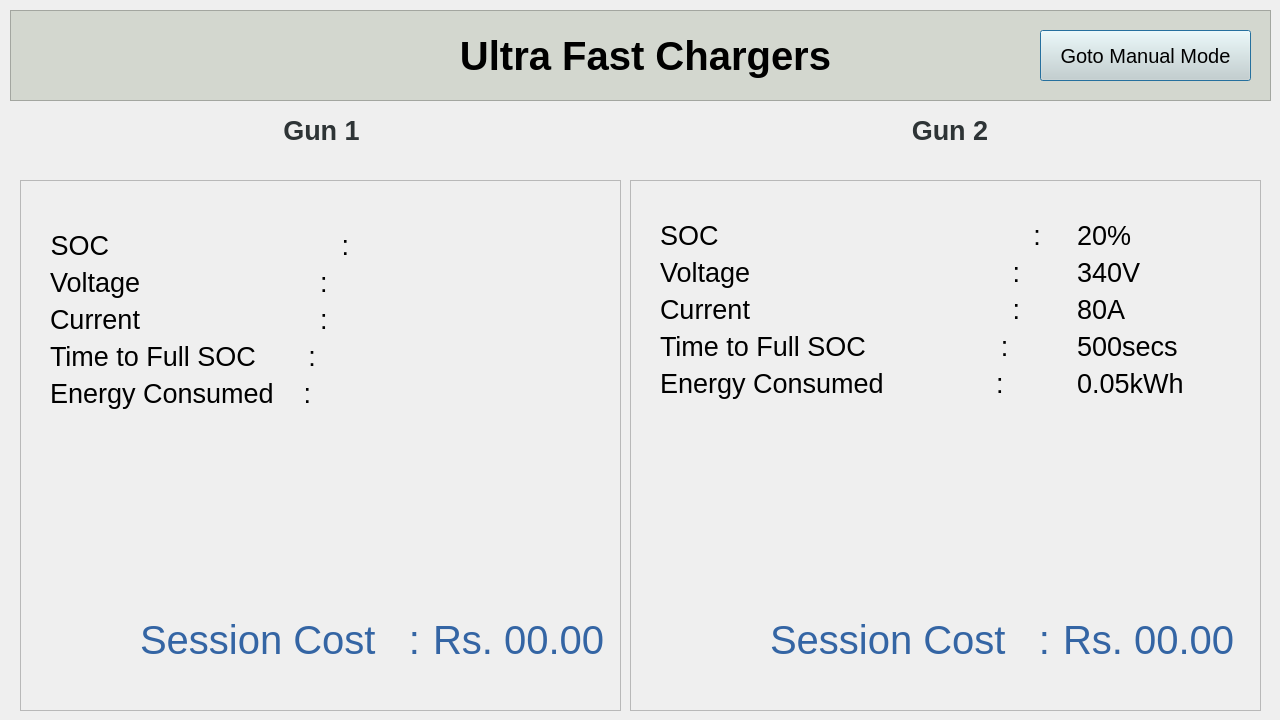
<?xml version="1.0" encoding="UTF-8"?>
<ui version="4.0">
 <class>Dialog</class>
 <widget class="QDialog" name="Dialog">
  <property name="geometry">
   <rect>
    <x>0</x>
    <y>0</y>
    <width>1280</width>
    <height>720</height>
   </rect>
  </property>
  <property name="windowTitle">
   <string>Dialog</string>
  </property>
  <property name="styleSheet">
   <string notr="true"/>
  </property>
  <widget class="QFrame" name="frame">
   <property name="geometry">
    <rect>
     <x>10</x>
     <y>10</y>
     <width>1261</width>
     <height>91</height>
    </rect>
   </property>
   <property name="styleSheet">
    <string notr="true">background-color:  rgb(211, 215, 207)
</string>
   </property>
   <property name="frameShape">
    <enum>QFrame::StyledPanel</enum>
   </property>
   <property name="frameShadow">
    <enum>QFrame::Raised</enum>
   </property>
   <widget class="QLabel" name="label">
    <property name="geometry">
     <rect>
      <x>20</x>
      <y>20</y>
      <width>1231</width>
      <height>51</height>
     </rect>
    </property>
    <property name="font">
     <font>
      <pointsize>30</pointsize>
      <bold>true</bold>
     </font>
    </property>
    <property name="styleSheet">
     <string notr="true">color:rgb(0, 0, 0)</string>
    </property>
    <property name="text">
     <string>Ultra Fast Chargers</string>
    </property>
    <property name="alignment">
     <set>Qt::AlignCenter</set>
    </property>
   </widget>
   <widget class="QPushButton" name="btn_manual">
    <property name="geometry">
     <rect>
      <x>1030</x>
      <y>20</y>
      <width>211</width>
      <height>51</height>
     </rect>
    </property>
    <property name="font">
     <font>
      <pointsize>15</pointsize>
     </font>
    </property>
    <property name="text">
     <string>Goto Manual Mode</string>
    </property>
   </widget>
  </widget>
  <widget class="QWidget" name="horizontalLayoutWidget">
   <property name="geometry">
    <rect>
     <x>10</x>
     <y>110</y>
     <width>1251</width>
     <height>41</height>
    </rect>
   </property>
   <layout class="QHBoxLayout" name="horizontalLayout">
    <item>
     <widget class="QLabel" name="label_2">
      <property name="font">
       <font>
        <pointsize>20</pointsize>
        <bold>true</bold>
       </font>
      </property>
      <property name="styleSheet">
       <string notr="true">color: rgb(46, 52, 54)</string>
      </property>
      <property name="text">
       <string>Gun 1</string>
      </property>
      <property name="alignment">
       <set>Qt::AlignCenter</set>
      </property>
     </widget>
    </item>
    <item>
     <widget class="QLabel" name="label_3">
      <property name="font">
       <font>
        <pointsize>20</pointsize>
        <bold>true</bold>
       </font>
      </property>
      <property name="styleSheet">
       <string notr="true">color: rgb(46, 52, 54)</string>
      </property>
      <property name="text">
       <string>Gun 2</string>
      </property>
      <property name="alignment">
       <set>Qt::AlignCenter</set>
      </property>
     </widget>
    </item>
   </layout>
  </widget>
  <widget class="QStackedWidget" name="stackedWidget_2">
   <property name="geometry">
    <rect>
     <x>640</x>
     <y>200</y>
     <width>611</width>
     <height>481</height>
    </rect>
   </property>
   <property name="styleSheet">
    <string notr="true"/>
   </property>
   <property name="currentIndex">
    <number>3</number>
   </property>
   <widget class="QWidget" name="page_4">
    <widget class="QLabel" name="label_12">
     <property name="geometry">
      <rect>
       <x>70</x>
       <y>200</y>
       <width>501</width>
       <height>61</height>
      </rect>
     </property>
     <property name="styleSheet">
      <string notr="true">color: rgb(78, 154, 6);
font: 700 11pt &quot;Ubuntu Condensed&quot;;
font-size: 40px;</string>
     </property>
     <property name="text">
      <string>No Network, Try Other Stations</string>
     </property>
    </widget>
   </widget>
   <widget class="QWidget" name="page_8">
    <widget class="QLabel" name="label_7">
     <property name="geometry">
      <rect>
       <x>0</x>
       <y>-10</y>
       <width>601</width>
       <height>491</height>
      </rect>
     </property>
     <property name="font">
      <font>
       <pointsize>40</pointsize>
      </font>
     </property>
     <property name="styleSheet">
      <string notr="true"/>
     </property>
     <property name="text">
      <string/>
     </property>
     <property name="alignment">
      <set>Qt::AlignCenter</set>
     </property>
    </widget>
    <widget class="QLabel" name="label_11">
     <property name="geometry">
      <rect>
       <x>0</x>
       <y>420</y>
       <width>611</width>
       <height>53</height>
      </rect>
     </property>
     <property name="font">
      <font>
       <pointsize>35</pointsize>
      </font>
     </property>
     <property name="text">
      <string>CCS2</string>
     </property>
     <property name="alignment">
      <set>Qt::AlignCenter</set>
     </property>
    </widget>
   </widget>
   <widget class="QWidget" name="page_9">
    <widget class="QLabel" name="auth_status_2">
     <property name="geometry">
      <rect>
       <x>70</x>
       <y>40</y>
       <width>501</width>
       <height>81</height>
      </rect>
     </property>
     <property name="font">
      <font>
       <pointsize>35</pointsize>
      </font>
     </property>
     <property name="styleSheet">
      <string notr="true">color: rgb(0, 0, 0)</string>
     </property>
     <property name="text">
      <string>Please Wait ...</string>
     </property>
     <property name="alignment">
      <set>Qt::AlignCenter</set>
     </property>
    </widget>
    <widget class="QLabel" name="connect_stat_2">
     <property name="geometry">
      <rect>
       <x>60</x>
       <y>260</y>
       <width>501</width>
       <height>81</height>
      </rect>
     </property>
     <property name="font">
      <font>
       <pointsize>30</pointsize>
      </font>
     </property>
     <property name="styleSheet">
      <string notr="true">color: rgb(0, 0, 0)</string>
     </property>
     <property name="text">
      <string/>
     </property>
     <property name="alignment">
      <set>Qt::AlignCenter</set>
     </property>
    </widget>
   </widget>
   <widget class="QWidget" name="page">
    <widget class="QWidget" name="formLayoutWidget_3">
     <property name="geometry">
      <rect>
       <x>20</x>
       <y>20</y>
       <width>571</width>
       <height>231</height>
      </rect>
     </property>
     <layout class="QFormLayout" name="formLayout_3">
      <item row="0" column="0">
       <widget class="QLabel" name="soc_g1_3">
        <property name="font">
         <font>
          <pointsize>20</pointsize>
         </font>
        </property>
        <property name="text">
         <string>SOC                                          :</string>
        </property>
       </widget>
      </item>
      <item row="0" column="1">
       <widget class="QLabel" name="soc_val_g1_3">
        <property name="font">
         <font>
          <pointsize>20</pointsize>
         </font>
        </property>
        <property name="text">
         <string>    20%</string>
        </property>
       </widget>
      </item>
      <item row="1" column="0">
       <widget class="QLabel" name="voltage_g1_3">
        <property name="font">
         <font>
          <pointsize>20</pointsize>
         </font>
        </property>
        <property name="text">
         <string>Voltage                                   :</string>
        </property>
       </widget>
      </item>
      <item row="1" column="1">
       <widget class="QLabel" name="voltage_val_g1_3">
        <property name="font">
         <font>
          <pointsize>20</pointsize>
         </font>
        </property>
        <property name="text">
         <string>    340V</string>
        </property>
       </widget>
      </item>
      <item row="2" column="0">
       <widget class="QLabel" name="current_g1_3">
        <property name="font">
         <font>
          <pointsize>20</pointsize>
         </font>
        </property>
        <property name="text">
         <string>Current                                   :</string>
        </property>
       </widget>
      </item>
      <item row="2" column="1">
       <widget class="QLabel" name="current_val_g1_3">
        <property name="font">
         <font>
          <pointsize>20</pointsize>
         </font>
        </property>
        <property name="text">
         <string>    80A</string>
        </property>
       </widget>
      </item>
      <item row="3" column="0">
       <widget class="QLabel" name="Time_t_F_soc_g1_3">
        <property name="font">
         <font>
          <pointsize>20</pointsize>
         </font>
        </property>
        <property name="text">
         <string>Time to Full SOC                  :</string>
        </property>
       </widget>
      </item>
      <item row="3" column="1">
       <widget class="QLabel" name="time_t_f_soc_val_g1_3">
        <property name="font">
         <font>
          <pointsize>20</pointsize>
         </font>
        </property>
        <property name="text">
         <string>    500secs</string>
        </property>
       </widget>
      </item>
      <item row="4" column="0">
       <widget class="QLabel" name="energy_cons_g1_3">
        <property name="font">
         <font>
          <pointsize>20</pointsize>
         </font>
        </property>
        <property name="text">
         <string>Energy Consumed               :</string>
        </property>
       </widget>
      </item>
      <item row="4" column="1">
       <widget class="QLabel" name="energy_cons_val_g1_3">
        <property name="font">
         <font>
          <pointsize>20</pointsize>
         </font>
        </property>
        <property name="text">
         <string>    0.05kWh</string>
        </property>
       </widget>
      </item>
     </layout>
    </widget>
    <widget class="QWidget" name="horizontalLayoutWidget_6">
     <property name="geometry">
      <rect>
       <x>130</x>
       <y>400</y>
       <width>465</width>
       <height>80</height>
      </rect>
     </property>
     <layout class="QHBoxLayout" name="horizontalLayout_6">
      <item>
       <widget class="QLabel" name="session_cost_g1_3">
        <property name="styleSheet">
         <string notr="true">color: rgb(52, 101, 164);
font: 700 11pt;
font-size: 40px;</string>
        </property>
        <property name="text">
         <string>Session Cost   : </string>
        </property>
       </widget>
      </item>
      <item>
       <widget class="QLabel" name="session_cost_val_g1_3">
        <property name="styleSheet">
         <string notr="true">color: rgb(52, 101, 164);
font: 700 11pt;
font-size: 40px;</string>
        </property>
        <property name="text">
         <string>Rs. 00.00</string>
        </property>
       </widget>
      </item>
     </layout>
    </widget>
   </widget>
   <widget class="QWidget" name="page_11">
    <widget class="QLabel" name="label_13">
     <property name="geometry">
      <rect>
       <x>60</x>
       <y>200</y>
       <width>501</width>
       <height>61</height>
      </rect>
     </property>
     <property name="styleSheet">
      <string notr="true">color: rgb(204, 0, 0);
font: 700 11pt &quot;Ubuntu Condensed&quot;;
font-size: 40px;</string>
     </property>
     <property name="text">
      <string>Please Disconnect the Charger</string>
     </property>
    </widget>
   </widget>
  </widget>
  <widget class="QFrame" name="frame_2">
   <property name="geometry">
    <rect>
     <x>20</x>
     <y>180</y>
     <width>601</width>
     <height>531</height>
    </rect>
   </property>
   <property name="frameShape">
    <enum>QFrame::StyledPanel</enum>
   </property>
   <property name="frameShadow">
    <enum>QFrame::Raised</enum>
   </property>
   <widget class="QStackedWidget" name="stackedWidget_1">
    <property name="geometry">
     <rect>
      <x>10</x>
      <y>10</y>
      <width>581</width>
      <height>511</height>
     </rect>
    </property>
    <property name="styleSheet">
     <string notr="true"/>
    </property>
    <property name="currentIndex">
     <number>3</number>
    </property>
    <widget class="QWidget" name="page_3">
     <widget class="QLabel" name="label_9">
      <property name="geometry">
       <rect>
        <x>60</x>
        <y>200</y>
        <width>501</width>
        <height>61</height>
       </rect>
      </property>
      <property name="styleSheet">
       <string notr="true">color: rgb(78, 154, 6);
font: 700 11pt &quot;Ubuntu Condensed&quot;;
font-size: 40px;</string>
      </property>
      <property name="text">
       <string>No Network, Try Other Stations</string>
      </property>
     </widget>
    </widget>
    <widget class="QWidget" name="page_1">
     <widget class="QLabel" name="label_4">
      <property name="geometry">
       <rect>
        <x>10</x>
        <y>10</y>
        <width>571</width>
        <height>501</height>
       </rect>
      </property>
      <property name="font">
       <font>
        <pointsize>40</pointsize>
       </font>
      </property>
      <property name="styleSheet">
       <string notr="true">color:rgb(46, 52, 54)</string>
      </property>
      <property name="text">
       <string/>
      </property>
      <property name="alignment">
       <set>Qt::AlignCenter</set>
      </property>
     </widget>
     <widget class="QLabel" name="label_10">
      <property name="geometry">
       <rect>
        <x>-10</x>
        <y>412</y>
        <width>591</width>
        <height>81</height>
       </rect>
      </property>
      <property name="font">
       <font>
        <pointsize>35</pointsize>
       </font>
      </property>
      <property name="text">
       <string>CCS2</string>
      </property>
      <property name="alignment">
       <set>Qt::AlignCenter</set>
      </property>
     </widget>
    </widget>
    <widget class="QWidget" name="page_5">
     <widget class="QLabel" name="auth_status">
      <property name="geometry">
       <rect>
        <x>50</x>
        <y>50</y>
        <width>501</width>
        <height>81</height>
       </rect>
      </property>
      <property name="font">
       <font>
        <pointsize>30</pointsize>
       </font>
      </property>
      <property name="styleSheet">
       <string notr="true">color: rgb(0, 0, 0)</string>
      </property>
      <property name="text">
       <string>Please wait ...</string>
      </property>
      <property name="alignment">
       <set>Qt::AlignCenter</set>
      </property>
     </widget>
     <widget class="QLabel" name="connect_stat">
      <property name="geometry">
       <rect>
        <x>50</x>
        <y>260</y>
        <width>501</width>
        <height>81</height>
       </rect>
      </property>
      <property name="font">
       <font>
        <pointsize>30</pointsize>
       </font>
      </property>
      <property name="styleSheet">
       <string notr="true">color: rgb(0, 0, 0)</string>
      </property>
      <property name="text">
       <string/>
      </property>
      <property name="alignment">
       <set>Qt::AlignCenter</set>
      </property>
     </widget>
    </widget>
    <widget class="QWidget" name="page_6">
     <widget class="QWidget" name="formLayoutWidget">
      <property name="geometry">
       <rect>
        <x>20</x>
        <y>40</y>
        <width>551</width>
        <height>231</height>
       </rect>
      </property>
      <layout class="QFormLayout" name="formLayout">
       <item row="0" column="0">
        <widget class="QLabel" name="soc_g1">
         <property name="font">
          <font>
           <pointsize>20</pointsize>
          </font>
         </property>
         <property name="text">
          <string>SOC                               :</string>
         </property>
         <property name="alignment">
          <set>Qt::AlignRight|Qt::AlignTrailing|Qt::AlignVCenter</set>
         </property>
        </widget>
       </item>
       <item row="0" column="1">
        <widget class="QLabel" name="soc_val_g1">
         <property name="font">
          <font>
           <pointsize>20</pointsize>
          </font>
         </property>
         <property name="text">
          <string/>
         </property>
        </widget>
       </item>
       <item row="1" column="0">
        <widget class="QLabel" name="voltage_g1">
         <property name="font">
          <font>
           <pointsize>20</pointsize>
          </font>
         </property>
         <property name="text">
          <string>Voltage                        :</string>
         </property>
        </widget>
       </item>
       <item row="1" column="1">
        <widget class="QLabel" name="voltage_val_g1">
         <property name="font">
          <font>
           <pointsize>20</pointsize>
          </font>
         </property>
         <property name="text">
          <string/>
         </property>
        </widget>
       </item>
       <item row="2" column="0">
        <widget class="QLabel" name="current_g1">
         <property name="font">
          <font>
           <pointsize>20</pointsize>
          </font>
         </property>
         <property name="text">
          <string>Current                        :</string>
         </property>
        </widget>
       </item>
       <item row="2" column="1">
        <widget class="QLabel" name="current_val_g1">
         <property name="font">
          <font>
           <pointsize>20</pointsize>
          </font>
         </property>
         <property name="text">
          <string/>
         </property>
        </widget>
       </item>
       <item row="3" column="0">
        <widget class="QLabel" name="Time_t_F_soc_g1">
         <property name="font">
          <font>
           <pointsize>20</pointsize>
          </font>
         </property>
         <property name="text">
          <string>Time to Full SOC       :</string>
         </property>
        </widget>
       </item>
       <item row="3" column="1">
        <widget class="QLabel" name="time_t_f_soc_val_g1">
         <property name="font">
          <font>
           <pointsize>20</pointsize>
          </font>
         </property>
         <property name="text">
          <string/>
         </property>
        </widget>
       </item>
       <item row="4" column="0">
        <widget class="QLabel" name="energy_cons_g1">
         <property name="font">
          <font>
           <pointsize>20</pointsize>
          </font>
         </property>
         <property name="text">
          <string>Energy Consumed    :</string>
         </property>
        </widget>
       </item>
       <item row="4" column="1">
        <widget class="QLabel" name="energy_cons_val_g1">
         <property name="font">
          <font>
           <pointsize>20</pointsize>
          </font>
         </property>
         <property name="text">
          <string/>
         </property>
        </widget>
       </item>
      </layout>
     </widget>
     <widget class="QWidget" name="horizontalLayoutWidget_7">
      <property name="geometry">
       <rect>
        <x>110</x>
        <y>410</y>
        <width>465</width>
        <height>80</height>
       </rect>
      </property>
      <layout class="QHBoxLayout" name="horizontalLayout_7">
       <item>
        <widget class="QLabel" name="session_cost_g1">
         <property name="styleSheet">
          <string notr="true">color: rgb(52, 101, 164);
font: 700 11pt;
font-size: 40px;</string>
         </property>
         <property name="text">
          <string>Session Cost   : </string>
         </property>
        </widget>
       </item>
       <item>
        <widget class="QLabel" name="session_cost_val_g1">
         <property name="styleSheet">
          <string notr="true">color: rgb(52, 101, 164);
font: 700 11pt;
font-size: 40px;</string>
         </property>
         <property name="text">
          <string>Rs. 00.00</string>
         </property>
        </widget>
       </item>
      </layout>
     </widget>
    </widget>
    <widget class="QWidget" name="page_2">
     <widget class="QLabel" name="label_5">
      <property name="geometry">
       <rect>
        <x>40</x>
        <y>200</y>
        <width>501</width>
        <height>61</height>
       </rect>
      </property>
      <property name="styleSheet">
       <string notr="true">color: rgb(204, 0, 0);
font: 700 11pt &quot;Ubuntu Condensed&quot;;
font-size: 40px;</string>
      </property>
      <property name="text">
       <string>Please Disconnect the Charger</string>
      </property>
     </widget>
    </widget>
   </widget>
  </widget>
  <widget class="QFrame" name="frame_3">
   <property name="geometry">
    <rect>
     <x>630</x>
     <y>180</y>
     <width>631</width>
     <height>531</height>
    </rect>
   </property>
   <property name="frameShape">
    <enum>QFrame::StyledPanel</enum>
   </property>
   <property name="frameShadow">
    <enum>QFrame::Raised</enum>
   </property>
  </widget>
  <zorder>frame_3</zorder>
  <zorder>frame_2</zorder>
  <zorder>frame</zorder>
  <zorder>horizontalLayoutWidget</zorder>
  <zorder>stackedWidget_2</zorder>
 </widget>
 <resources/>
 <connections/>
</ui>
